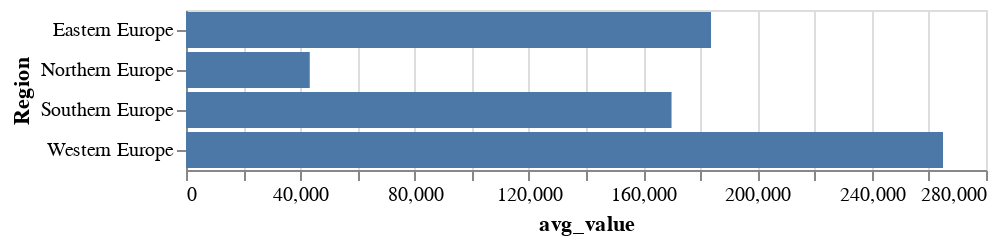

Write notebook code for a chart like this one.
### Markdown cell above
Group Countries by regions

### Code cell
bars = alt.Chart(df).mark_bar().encode(
    x=alt.X('avg_value:Q'),
    y=alt.Y('Region:N')
).transform_aggregate(
   avg_value = 'average(2020)', groupby = ['Region']
)
bars.save('aggregated_bar_chart.png')
bars

### Figure 1 — Vega-Lite specification as saved in the notebook (floating-point values rounded to 4 significant figures)
{"config": {"view": {"continuousWidth": 400, "continuousHeight": 300}}, "data": {"name": "data-6f5cdfd405ed0f0b111803a3696e7d98"}, "mark": "bar", "encoding": {"x": {"type": "quantitative", "field": "avg_value"}, "y": {"type": "nominal", "field": "Region"}}, "transform": [{"aggregate": [{"op": "average", "field": "2020", "as": "avg_value"}], "groupby": ["Region"]}], "$schema": "https://vega.github.io/schema/vega-lite/v4.8.1.json", "datasets": {"data-6f5cdfd405ed0f0b111803a3696e7d98": [{"Country": "Denmark", "2019": 61170.0, "2020": 60940.0, "Region": "Northern Europe"}, {"Country": "Germany", "2019": 778100.0, "2020": 773100.0, "Region": "Western Europe"}, {"Country": "Estonia", "2019": 14100.0, "2020": 13210.0, "Region": "Northern Europe"}, {"Country": "Ireland", "2019": 59290.0, "2020": 55960.0, "Region": "Northern Europe"}, {"Country": "Greece", "2019": 83760.0, "2020": 84620.0, "Region": "Southern Europe"}, {"Country": "Spain", "2019": 358700.0, "2020": 338400.0, "Region": "Southern Europe"}, {"Country": "France", "2019": 754000.0, "2020": 736600.0, "Region": "Western Europe"}, {"Country": "Croatia", "2019": 36140.0, "2020": 35840.0, "Region": "Southern Europe"}, {"Country": "Italy", "2019": 420100.0, "2020": 404100.0, "Region": "Southern Europe"}, {"Country": "Cyprus", "2019": 9548.0, "2020": 9860.0, "Region": "Southern Europe"}, {"Country": "Latvia", "2019": 18790.0, "2020": 17550.0, "Region": "Northern Europe"}, {"Country": "Lithuania", "2019": 27390.0, "2020": 25140.0, "Region": "Northern Europe"}, {"Country": "Luxembourg", "2019": 6230.0, "2020": 6459.0, "Region": "Western Europe"}, {"Country": "Hungary", "2019": 93100.0, "2020": 93810.0, "Region": "Eastern Europe"}, {"Country": "Malta", "2019": 4350.0, "2020": 4414.0, "Region": "Southern Europe"}, {"Country": "Netherlands", "2019": 169700.0, "2020": 168700.0, "Region": "Western Europe"}, {"Country": "Austria", "2019": 84950.0, "2020": 83600.0, "Region": "Western Europe"}, {"Country": "Poland", "2019": 375000.0, "2020": 355300.0, "Region": "Eastern Europe"}, {"Country": "Portugal", "2019": 86580.0, "2020": 84430.0, "Region": "Southern Europe"}, {"Country": "Romania", "2019": 199700.0, "2020": 176800.0, "Region": "Eastern Europe"}, {"Country": "Slovenia", "2019": 19330.0, "2020": 18770.0, "Region": "Southern Europe"}, {"Country": "Slovakia", "2019": 57050.0, "2020": 56650.0, "Region": "Eastern Europe"}, {"Country": "Finland", "2019": 45610.0, "2020": 46460.0, "Region": "Northern Europe"}, {"Country": "Sweden", "2019": 114500.0, "2020": 113100.0, "Region": "Northern Europe"}, {"Country": "Iceland", "2019": 4452.0, "2020": 4512.0, "Region": "Northern Europe"}, {"Country": "Liechtenstein", "2019": 356.0, "2020": 353.0, "Region": "Western Europe"}, {"Country": "Norway", "2019": 54500.0, "2020": 52980.0, "Region": "Northern Europe"}, {"Country": "Switzerland", "2019": 86170.0, "2020": 85910.0, "Region": "Western Europe"}, {"Country": "Montenegro", "2019": 7223.0, "2020": 7097.0, "Region": "Southern Europe"}, {"Country": "North Macedonia", "2019": 19840.0, "2020": 19030.0, "Region": "Southern Europe"}, {"Country": "Albania", "2019": 28560.0, "2020": 28080.0, "Region": "Southern Europe"}, {"Country": "Serbia", "2019": 64400.0, "2020": 61690.0, "Region": "Southern Europe"}, {"Country": "Turkey", "2019": 1184000.0, "2020": 1113000.0, "Region": "Southern Europe"}, {"Country": "Ukraine", "2019": 308800.0, "2020": 293500.0, "Region": "Eastern Europe"}, {"Country": "Azerbaijan", "2019": 141200.0, "2020": 126600.0, "Region": "Eastern Europe"}]}}
